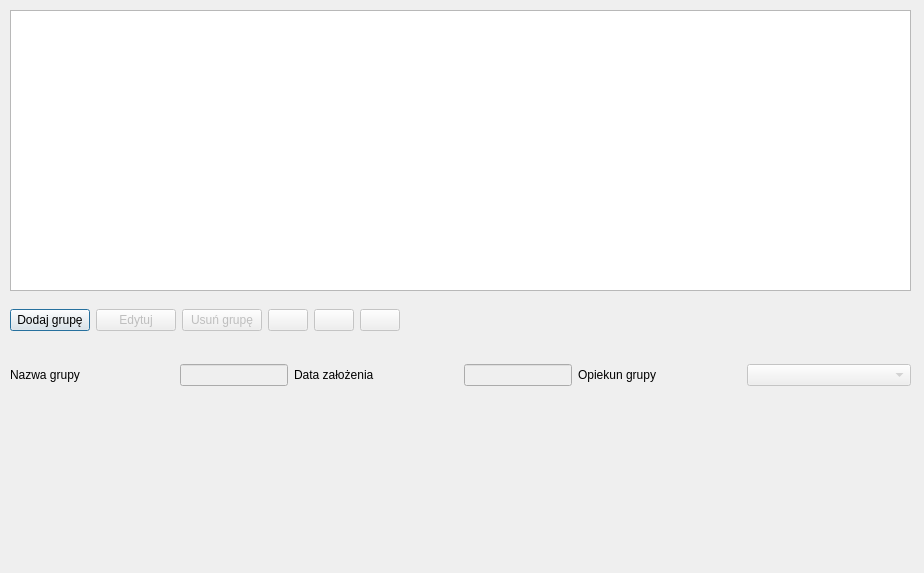
<?xml version="1.0" encoding="UTF-8"?>
<ui version="4.0">
 <class>FormGroups</class>
 <widget class="QDialog" name="FormGroups">
  <property name="geometry">
   <rect>
    <x>0</x>
    <y>0</y>
    <width>924</width>
    <height>573</height>
   </rect>
  </property>
  <property name="windowTitle">
   <string>Dialog</string>
  </property>
  <widget class="QTableView" name="tableView">
   <property name="geometry">
    <rect>
     <x>10</x>
     <y>10</y>
     <width>901</width>
     <height>281</height>
    </rect>
   </property>
  </widget>
  <widget class="QWidget" name="horizontalLayoutWidget">
   <property name="geometry">
    <rect>
     <x>10</x>
     <y>300</y>
     <width>901</width>
     <height>41</height>
    </rect>
   </property>
   <layout class="QHBoxLayout" name="horizontalLayout">
    <item>
     <widget class="QPushButton" name="button_add">
      <property name="text">
       <string>Dodaj grupę</string>
      </property>
      <property name="icon">
       <iconset resource="zasoby.qrc">
        <normaloff>:/z/icons/addgroups.png</normaloff>:/z/icons/addgroups.png</iconset>
      </property>
     </widget>
    </item>
    <item>
     <widget class="QPushButton" name="button_edit">
      <property name="enabled">
       <bool>false</bool>
      </property>
      <property name="text">
       <string>Edytuj</string>
      </property>
      <property name="icon">
       <iconset resource="zasoby.qrc">
        <normaloff>:/z/icons/editgroups.png</normaloff>:/z/icons/editgroups.png</iconset>
      </property>
     </widget>
    </item>
    <item>
     <widget class="QPushButton" name="button_del">
      <property name="enabled">
       <bool>false</bool>
      </property>
      <property name="text">
       <string>Usuń grupę</string>
      </property>
      <property name="icon">
       <iconset resource="zasoby.qrc">
        <normaloff>:/z/icons/delgroups.png</normaloff>:/z/icons/delgroups.png</iconset>
      </property>
     </widget>
    </item>
    <item>
     <widget class="QPushButton" name="button_confirm">
      <property name="enabled">
       <bool>false</bool>
      </property>
      <property name="text">
       <string/>
      </property>
      <property name="icon">
       <iconset resource="zasoby.qrc">
        <normaloff>:/z/icons/right-tick.png</normaloff>:/z/icons/right-tick.png</iconset>
      </property>
     </widget>
    </item>
    <item>
     <widget class="QPushButton" name="button_canel">
      <property name="enabled">
       <bool>false</bool>
      </property>
      <property name="text">
       <string/>
      </property>
      <property name="icon">
       <iconset resource="zasoby.qrc">
        <normaloff>:/z/icons/gross-dark-cross.png</normaloff>:/z/icons/gross-dark-cross.png</iconset>
      </property>
     </widget>
    </item>
    <item>
     <widget class="QPushButton" name="button_update">
      <property name="enabled">
       <bool>false</bool>
      </property>
      <property name="text">
       <string/>
      </property>
      <property name="icon">
       <iconset resource="zasoby.qrc">
        <normaloff>:/z/icons/update-arrow.png</normaloff>:/z/icons/update-arrow.png</iconset>
      </property>
     </widget>
    </item>
    <item>
     <spacer name="horizontalSpacer">
      <property name="orientation">
       <enum>Qt::Horizontal</enum>
      </property>
      <property name="sizeHint" stdset="0">
       <size>
        <width>40</width>
        <height>20</height>
       </size>
      </property>
     </spacer>
    </item>
   </layout>
  </widget>
  <widget class="QWidget" name="gridLayoutWidget">
   <property name="geometry">
    <rect>
     <x>10</x>
     <y>350</y>
     <width>901</width>
     <height>51</height>
    </rect>
   </property>
   <layout class="QGridLayout" name="gridLayout">
    <item row="0" column="0">
     <widget class="QLabel" name="label">
      <property name="text">
       <string>Nazwa grupy</string>
      </property>
     </widget>
    </item>
    <item row="0" column="3">
     <widget class="QLineEdit" name="lE_date">
      <property name="enabled">
       <bool>false</bool>
      </property>
      <property name="sizePolicy">
       <sizepolicy hsizetype="Fixed" vsizetype="Fixed">
        <horstretch>0</horstretch>
        <verstretch>0</verstretch>
       </sizepolicy>
      </property>
     </widget>
    </item>
    <item row="0" column="5">
     <widget class="QComboBox" name="comboBox">
      <property name="enabled">
       <bool>false</bool>
      </property>
      <property name="sizePolicy">
       <sizepolicy hsizetype="Preferred" vsizetype="Fixed">
        <horstretch>0</horstretch>
        <verstretch>0</verstretch>
       </sizepolicy>
      </property>
     </widget>
    </item>
    <item row="0" column="4">
     <widget class="QLabel" name="label_3">
      <property name="text">
       <string>Opiekun grupy</string>
      </property>
     </widget>
    </item>
    <item row="0" column="2">
     <widget class="QLabel" name="label_2">
      <property name="text">
       <string>Data założenia</string>
      </property>
     </widget>
    </item>
    <item row="0" column="1">
     <widget class="QLineEdit" name="lE_nameG">
      <property name="enabled">
       <bool>false</bool>
      </property>
      <property name="sizePolicy">
       <sizepolicy hsizetype="Fixed" vsizetype="Fixed">
        <horstretch>0</horstretch>
        <verstretch>0</verstretch>
       </sizepolicy>
      </property>
     </widget>
    </item>
   </layout>
  </widget>
 </widget>
 <resources>
  <include location="zasoby.qrc"/>
 </resources>
 <connections/>
</ui>
